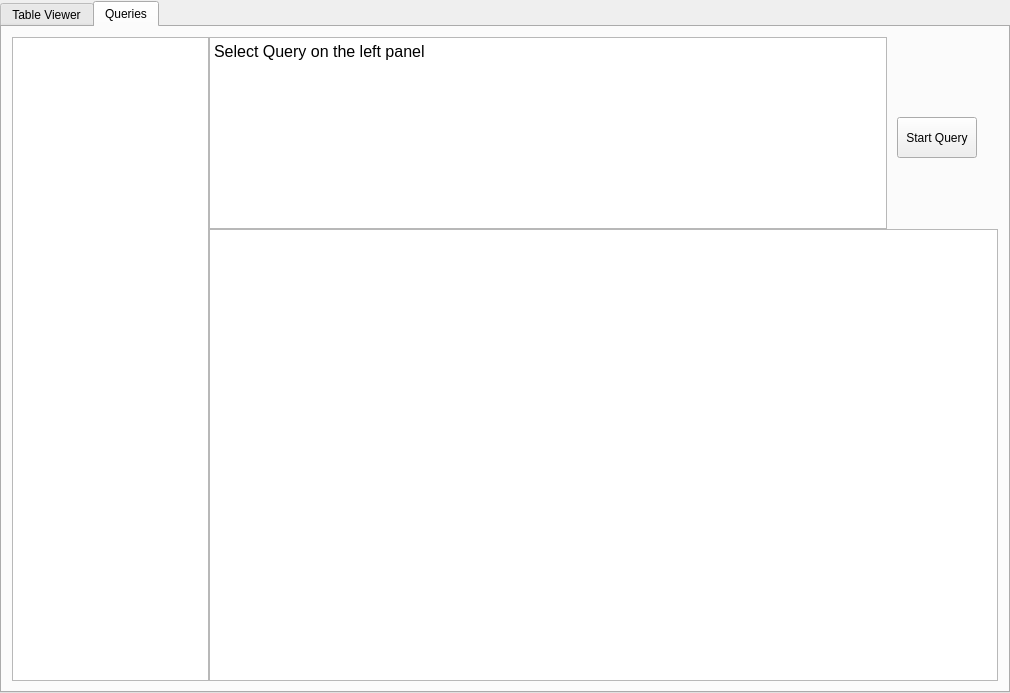
<?xml version="1.0" encoding="UTF-8"?>
<ui version="4.0">
 <class>DBViewer</class>
 <widget class="QWidget" name="DBViewer">
  <property name="geometry">
   <rect>
    <x>0</x>
    <y>0</y>
    <width>1010</width>
    <height>693</height>
   </rect>
  </property>
  <property name="windowTitle">
   <string>Form</string>
  </property>
  <layout class="QVBoxLayout" name="verticalLayout_2" stretch="3">
   <property name="spacing">
    <number>0</number>
   </property>
   <property name="leftMargin">
    <number>0</number>
   </property>
   <property name="topMargin">
    <number>1</number>
   </property>
   <property name="rightMargin">
    <number>0</number>
   </property>
   <property name="bottomMargin">
    <number>0</number>
   </property>
   <item>
    <widget class="QTabWidget" name="tabWidget">
     <property name="currentIndex">
      <number>1</number>
     </property>
     <widget class="QWidget" name="tableViewer">
      <attribute name="title">
       <string>Table Viewer</string>
      </attribute>
      <layout class="QVBoxLayout" name="verticalLayout_4">
       <property name="spacing">
        <number>0</number>
       </property>
       <property name="leftMargin">
        <number>0</number>
       </property>
       <property name="topMargin">
        <number>0</number>
       </property>
       <property name="rightMargin">
        <number>0</number>
       </property>
       <property name="bottomMargin">
        <number>0</number>
       </property>
       <item>
        <widget class="QTableView" name="tableView">
         <property name="enabled">
          <bool>true</bool>
         </property>
        </widget>
       </item>
       <item>
        <layout class="QHBoxLayout" name="horizontalLayout_2">
         <property name="leftMargin">
          <number>2</number>
         </property>
         <property name="topMargin">
          <number>5</number>
         </property>
         <property name="rightMargin">
          <number>2</number>
         </property>
         <property name="bottomMargin">
          <number>5</number>
         </property>
         <item>
          <spacer name="horizontalSpacer">
           <property name="orientation">
            <enum>Qt::Orientation::Horizontal</enum>
           </property>
           <property name="sizeHint" stdset="0">
            <size>
             <width>40</width>
             <height>20</height>
            </size>
           </property>
          </spacer>
         </item>
         <item>
          <widget class="QComboBox" name="comboBox">
           <property name="editable">
            <bool>false</bool>
           </property>
          </widget>
         </item>
         <item>
          <widget class="QPushButton" name="openTableBtn">
           <property name="text">
            <string>Open Table</string>
           </property>
          </widget>
         </item>
         <item>
          <widget class="QPushButton" name="addBtn">
           <property name="text">
            <string>Add row</string>
           </property>
          </widget>
         </item>
         <item>
          <widget class="QPushButton" name="removeBtn">
           <property name="text">
            <string>Remove row</string>
           </property>
          </widget>
         </item>
         <item>
          <widget class="QPushButton" name="cancelBtn">
           <property name="text">
            <string>Cancel</string>
           </property>
          </widget>
         </item>
         <item>
          <widget class="QPushButton" name="saveBtn">
           <property name="text">
            <string>Save changes</string>
           </property>
          </widget>
         </item>
         <item>
          <widget class="QPushButton" name="searchBtn">
           <property name="enabled">
            <bool>true</bool>
           </property>
           <property name="text">
            <string>Search</string>
           </property>
           <property name="flat">
            <bool>false</bool>
           </property>
          </widget>
         </item>
         <item>
          <spacer name="horizontalSpacer_2">
           <property name="orientation">
            <enum>Qt::Orientation::Horizontal</enum>
           </property>
           <property name="sizeHint" stdset="0">
            <size>
             <width>40</width>
             <height>20</height>
            </size>
           </property>
          </spacer>
         </item>
        </layout>
       </item>
      </layout>
     </widget>
     <widget class="QWidget" name="tab_2">
      <attribute name="title">
       <string>Queries</string>
      </attribute>
      <layout class="QHBoxLayout" name="horizontalLayout_3" stretch="2,8">
       <property name="spacing">
        <number>0</number>
       </property>
       <property name="leftMargin">
        <number>10</number>
       </property>
       <property name="topMargin">
        <number>10</number>
       </property>
       <property name="rightMargin">
        <number>10</number>
       </property>
       <property name="bottomMargin">
        <number>10</number>
       </property>
       <item>
        <widget class="QListWidget" name="queryList">
         <property name="showDropIndicator" stdset="0">
          <bool>false</bool>
         </property>
         <property name="dragDropMode">
          <enum>QAbstractItemView::DragDropMode::NoDragDrop</enum>
         </property>
         <property name="defaultDropAction">
          <enum>Qt::DropAction::IgnoreAction</enum>
         </property>
         <property name="movement">
          <enum>QListView::Movement::Static</enum>
         </property>
         <property name="isWrapping" stdset="0">
          <bool>false</bool>
         </property>
         <property name="resizeMode">
          <enum>QListView::ResizeMode::Fixed</enum>
         </property>
         <property name="layoutMode">
          <enum>QListView::LayoutMode::SinglePass</enum>
         </property>
         <property name="spacing">
          <number>3</number>
         </property>
         <property name="gridSize">
          <size>
           <width>0</width>
           <height>30</height>
          </size>
         </property>
         <property name="viewMode">
          <enum>QListView::ViewMode::ListMode</enum>
         </property>
         <property name="modelColumn">
          <number>0</number>
         </property>
         <property name="uniformItemSizes">
          <bool>true</bool>
         </property>
         <property name="wordWrap">
          <bool>false</bool>
         </property>
         <property name="selectionRectVisible">
          <bool>true</bool>
         </property>
         <property name="itemAlignment">
          <set>Qt::AlignmentFlag::AlignCenter</set>
         </property>
        </widget>
       </item>
       <item>
        <layout class="QVBoxLayout" name="verticalLayout_3" stretch="0,5">
         <property name="spacing">
          <number>0</number>
         </property>
         <property name="topMargin">
          <number>0</number>
         </property>
         <item>
          <layout class="QHBoxLayout" name="horizontalLayout_5">
           <property name="topMargin">
            <number>0</number>
           </property>
           <item>
            <widget class="QTextBrowser" name="queryDesc">
             <property name="font">
              <font>
               <pointsize>12</pointsize>
               <bold>false</bold>
              </font>
             </property>
             <property name="html">
              <string>&lt;!DOCTYPE HTML PUBLIC &quot;-//W3C//DTD HTML 4.0//EN&quot; &quot;http://www.w3.org/TR/REC-html40/strict.dtd&quot;&gt;
&lt;html&gt;&lt;head&gt;&lt;meta name=&quot;qrichtext&quot; content=&quot;1&quot; /&gt;&lt;meta charset=&quot;utf-8&quot; /&gt;&lt;style type=&quot;text/css&quot;&gt;
p, li { white-space: pre-wrap; }
hr { height: 1px; border-width: 0; }
li.unchecked::marker { content: &quot;\2610&quot;; }
li.checked::marker { content: &quot;\2612&quot;; }
&lt;/style&gt;&lt;/head&gt;&lt;body style=&quot; font-family:'Sans Serif'; font-size:12pt; font-weight:400; font-style:normal;&quot;&gt;
&lt;p style=&quot; margin-top:0px; margin-bottom:0px; margin-left:0px; margin-right:0px; -qt-block-indent:0; text-indent:0px;&quot;&gt;Select Query on the left panel&lt;/p&gt;&lt;/body&gt;&lt;/html&gt;</string>
             </property>
            </widget>
           </item>
           <item>
            <widget class="QWidget" name="widget" native="true">
             <property name="minimumSize">
              <size>
               <width>111</width>
               <height>190</height>
              </size>
             </property>
             <widget class="QPushButton" name="startQueryBtn">
              <property name="geometry">
               <rect>
                <x>10</x>
                <y>80</y>
                <width>80</width>
                <height>41</height>
               </rect>
              </property>
              <property name="text">
               <string>Start Query</string>
              </property>
             </widget>
            </widget>
           </item>
          </layout>
         </item>
         <item>
          <widget class="QTableView" name="queryTable"/>
         </item>
        </layout>
       </item>
      </layout>
     </widget>
    </widget>
   </item>
  </layout>
 </widget>
 <resources/>
 <connections/>
</ui>
